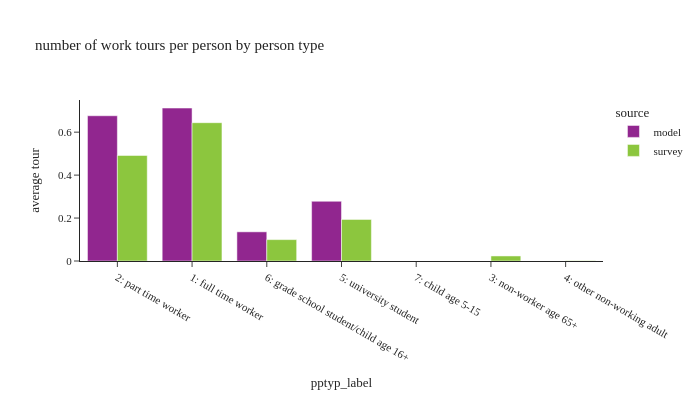

Source (notebook cell):
### Code cell
wk_tour = df_tour.filter(pl.col('pdpurp') == 1)

df_plot = wk_tour.group_by(['source', 'pptyp_label']).agg([
    pl.sum('toexpfac').alias('toexpfac_sum')
]).join(
    df_person.group_by(['source', 'pptyp_label']).agg([
        pl.sum('psexpfac').alias('psexpfac_sum')
    ]),
    on=['source', 'pptyp_label'],
    how='left'
).with_columns(
    (pl.col('toexpfac_sum') / pl.col('psexpfac_sum')).alias('average tour')
)

fig = px.bar(df_plot, x='pptyp_label', y="average tour", color="source",
             barmode="group", title="number of work tours per person by person type")
fig.update_layout(height=400, width=700, font=dict(size=11),
                  yaxis=dict(tickformat=".2"))
fig.show()

### Figure 1 — Plotly figure (JSON) as saved in the notebook; plotly's stock layout.template omitted (floating-point values rounded to 4 significant figures)
{"data": [{"alignmentgroup": "True", "hovertemplate": "source=model<br>pptyp_label=%{x}<br>average tour=%{y}<extra></extra>", "legendgroup": "model", "marker": {"color": "#91268F", "pattern": {"shape": ""}}, "name": "model", "offsetgroup": "model", "orientation": "v", "showlegend": true, "textposition": "auto", "type": "bar", "x": ["2: part time worker", "1: full time worker", "6: grade school student/child age 16+", "5: university student"], "xaxis": "x", "y": [0.6764, 0.7123, 0.1359, 0.2781], "yaxis": "y"}, {"alignmentgroup": "True", "hovertemplate": "source=survey<br>pptyp_label=%{x}<br>average tour=%{y}<extra></extra>", "legendgroup": "survey", "marker": {"color": "#8CC63E", "pattern": {"shape": ""}}, "name": "survey", "offsetgroup": "survey", "orientation": "v", "showlegend": true, "textposition": "auto", "type": "bar", "x": [null, "5: university student", "6: grade school student/child age 16+", "7: child age 5-15", "3: non-worker age 65+", "1: full time worker", "4: other non-working adult", "2: part time worker"], "xaxis": "x", "y": [NaN, 0.1937, 0.09963, 7.368e-05, 0.02349, 0.6441, 0.001312, 0.4915], "yaxis": "y"}], "layout": {"barmode": "group", "font": {"size": 11}, "height": 400, "legend": {"title": {"text": "source"}, "tracegroupgap": 0}, "title": {"text": "number of work tours per person by person type"}, "width": 700, "xaxis": {"anchor": "y", "domain": [0.0, 1.0], "title": {"text": "pptyp_label"}}, "yaxis": {"anchor": "x", "domain": [0.0, 1.0], "tickformat": ".2", "title": {"text": "average tour"}}}}
